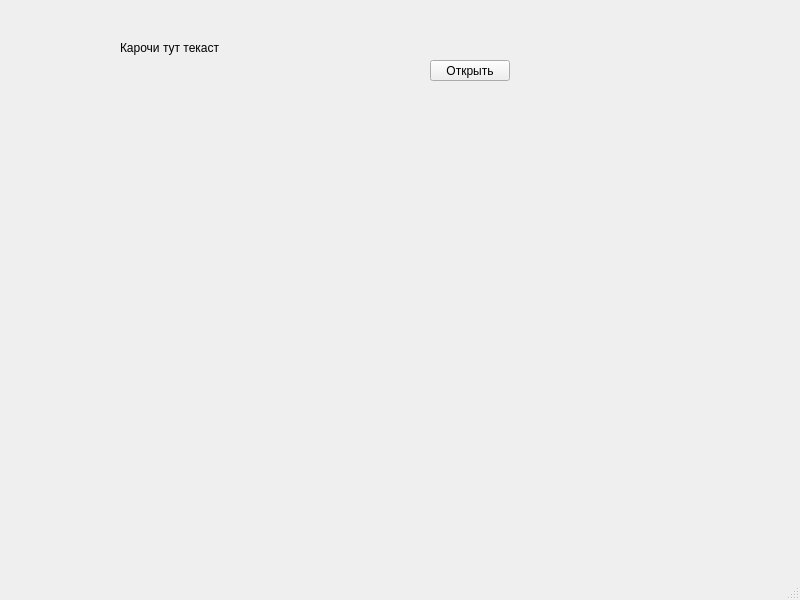
<?xml version="1.0" encoding="UTF-8"?>
<ui version="4.0">
 <class>MainWindow</class>
 <widget class="QMainWindow" name="MainWindow">
  <property name="geometry">
   <rect>
    <x>0</x>
    <y>0</y>
    <width>800</width>
    <height>600</height>
   </rect>
  </property>
  <property name="windowTitle">
   <string>Encoder</string>
  </property>
  <widget class="QWidget" name="centralwidget">
   <widget class="QPushButton" name="pushButton">
    <property name="geometry">
     <rect>
      <x>430</x>
      <y>60</y>
      <width>80</width>
      <height>21</height>
     </rect>
    </property>
    <property name="text">
     <string>Открыть</string>
    </property>
   </widget>
   <widget class="QLabel" name="label">
    <property name="geometry">
     <rect>
      <x>120</x>
      <y>40</y>
      <width>131</width>
      <height>16</height>
     </rect>
    </property>
    <property name="text">
     <string>Карочи тут текаст</string>
    </property>
   </widget>
  </widget>
  <widget class="QMenuBar" name="menubar">
   <property name="geometry">
    <rect>
     <x>0</x>
     <y>0</y>
     <width>800</width>
     <height>20</height>
    </rect>
   </property>
  </widget>
  <widget class="QStatusBar" name="statusbar"/>
 </widget>
 <resources/>
 <connections/>
</ui>
